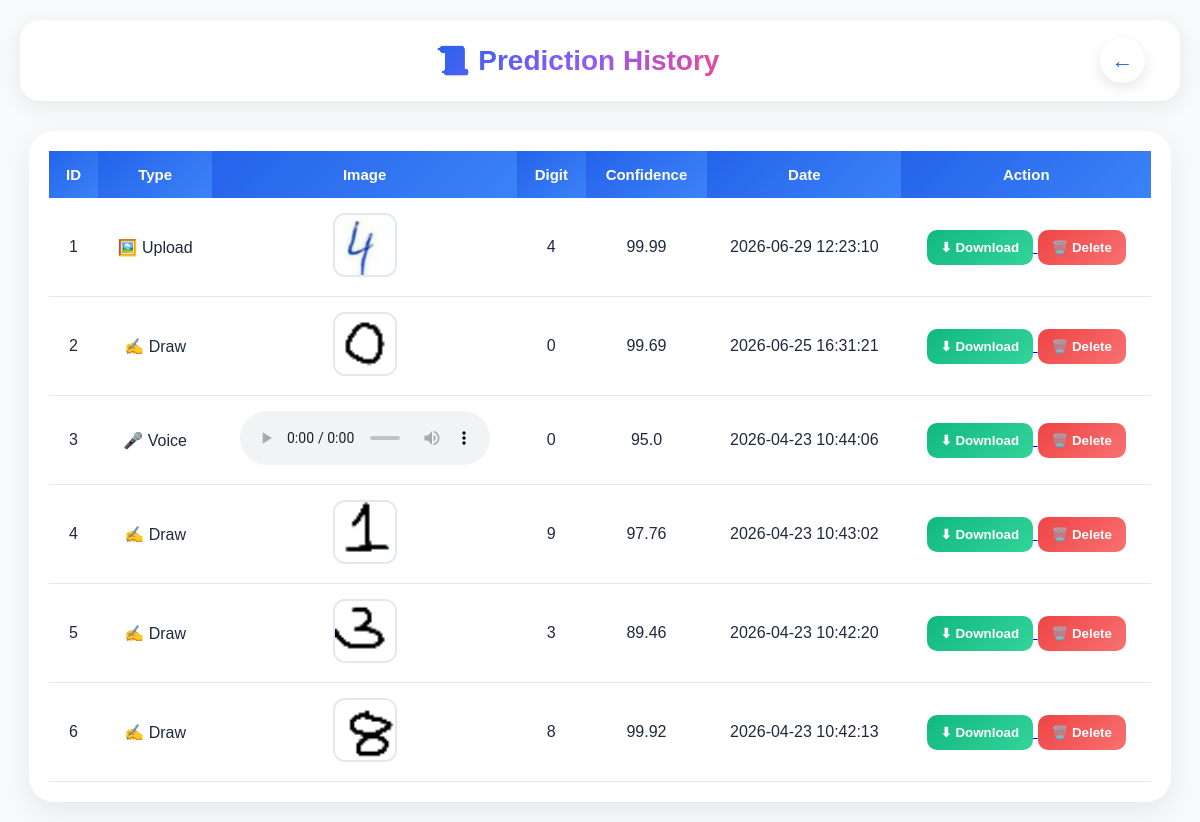
Screenshot of /history (signed in) with the database file from the repository.
### tables this page shows
CREATE TABLE predictions (
                id INTEGER PRIMARY KEY AUTOINCREMENT,
                user_id INTEGER NOT NULL,
                prediction_type TEXT NOT NULL,
                image_path TEXT,
                predicted_digit INTEGER NOT NULL,
                confidence REAL NOT NULL,
                created_at TIMESTAMP DEFAULT CURRENT_TIMESTAMP,
                FOREIGN KEY (user_id) REFERENCES users (id) ON DELETE CASCADE
            );

### app.py (the view)
@app.route('/history')
def history():
    if 'user_id' not in session:
        return redirect('/login_page')
    db = get_db()
    cursor = db.cursor()
    cursor.execute("SELECT * FROM predictions WHERE user_id = ? ORDER BY id DESC", (session['user_id'],))
    data = cursor.fetchall()
    return render_template("user/history.html", data=data)

### app.py (called while the page is built)
@app.after_request
def prevent_cache_for_authenticated_pages(response):
    is_user_authenticated = 'user_id' in session
    is_admin_authenticated = 'admin_username' in session
    if is_user_authenticated or is_admin_authenticated:
        response.headers['Cache-Control'] = 'no-cache, no-store, must-revalidate, max-age=0, private'
        response.headers['Pragma'] = 'no-cache'
        response.headers['Expires'] = '0'
    return response

### backend/db.py (called while the page is built)
def get_db():
    conn = sqlite3.connect(DB_PATH)
    conn.row_factory = sqlite3.Row
    return conn

### templates/user/history.html (shortened to what this page needs)
<!DOCTYPE html>
<html>
<head>
</head>
<body>
<div class="navbar">
    <div class="logo">📜 Prediction History</div>
    <a href="/dashboard" class="back-icon">
    ←
</a>
</div>
<div class="table-container">
{% if data %}
<table>
    <tr>
        <th>ID</th>
        <th>Type</th>
        <th>Image</th>
        <th>Digit</th>
        <th>Confidence</th>
        <th>Date</th>
        <th>Action</th>
    </tr>
    {% for row in data %}
    <tr>
    <td>{{ loop.index }}</td>
    <td>
        {% if row.prediction_type == 'upload' %}
            🖼️ Upload
        {% elif row.prediction_type == 'draw' %}
            ✍️ Draw
        {% elif row.prediction_type == 'voice' %}
            🎤 Voice
        {% else %}
            ❓ Unknown
        {% endif %}
    </td>
  <td>
{% if row.prediction_type == 'voice' and row.image_path %}
<audio controls style="width:250px;">
    <source src="/static/uploads/recording_2_converted.wav" type="audio/wav">
</audio>
{% elif row.image_path %}
    <img src="{{ url_for('static', filename='uploads/' + row.image_path.split('/')[-1]) }}">
{% else %}
    No File
{% endif %}
</td>
    <td>{{ row.predicted_digit }}</td>
    <td>{{ row.confidence }}</td>
    <td>{{ row.created_at }}</td>
<td>
    {% if row.image_path %}
        <a href="/download/{{ row.image_path.split('/')[-1] }}">
            <button class="btn download">⬇ Download</button>
        </a>
    {% endif %}
    <a href="/delete/{{ row.id }}">
        <button class="btn delete">🗑️ Delete</button>
    </a>
</td>
</tr>
    {% endfor %}
</table>
{% else %}
<div class="empty">
    😔 No Predictions Yet
</div>
{% endif %}
</div>
</body>
</html>

### templates/user/history.html (style rules this page uses)
body { margin:0; padding:20px; font-family:'Poppins',sans-serif; background:#f8fafc; color:#1e293b; }
.navbar { background:white; display:flex; justify-content:space-between; align-items:center; padding:18px 35px; border-radius:20px; box-shadow:0 5px 25px rgba(0,0,0,0.08); margin-bottom:30px; }
.logo { font-size:28px; font-weight:700; background:linear-gradient(135deg,#2563eb,#8b5cf6,#ec4899); -webkit-background-clip:text; -webkit-text-fill-color:transparent; }
.table-container { max-width:95%; margin:auto; overflow-x:auto; background:white; padding:20px; border-radius:25px; box-shadow:0 10px 30px rgba(0,0,0,0.08); }
table { width:100%; border-collapse:collapse; min-width:800px; }
th { background:linear-gradient(135deg,#2563eb,#3b82f6); color:white; padding:15px; font-size:15px; }
td { padding:15px; text-align:center; border-bottom:1px solid #e2e8f0; }
img { width:60px; height:60px; border-radius:12px; object-fit:cover; border:2px solid #e2e8f0; }
audio { width:180px; }
.btn { border:none; padding:10px 14px; border-radius:10px; cursor:pointer; color:white; font-weight:600; transition:0.3s; }
.download { background:linear-gradient(135deg,#10b981,#34d399); }
.delete { background:linear-gradient(135deg,#ef4444,#f87171); }
.back-icon { width:45px; height:45px; display:flex; align-items:center; justify-content:center; border-radius:50%; background:white; color:#2563eb; text-decoration:none; font-size:22px; font-weight:bold; box-shadow:0 5px 15px rgba(0,0,0,0.1); transition:0.3s; }

### rows the page displays
predictions: prediction_type "🖼️ Upload", image_path (picture), predicted_digit "4", confidence "99.99", created_at "2026-06-29 12:23:10"
predictions: prediction_type "✍️ Draw", image_path (picture), predicted_digit "0", confidence "99.69", created_at "2026-06-25 16:31:21"
predictions: prediction_type "🎤 Voice", predicted_digit "0", confidence "95.0", created_at "2026-04-23 10:44:06"
predictions: prediction_type "✍️ Draw", image_path (picture), predicted_digit "9", confidence "97.76", created_at "2026-04-23 10:43:02"
predictions: prediction_type "✍️ Draw", image_path (picture), predicted_digit "3", confidence "89.46", created_at "2026-04-23 10:42:20"
predictions: prediction_type "✍️ Draw", image_path (picture), predicted_digit "8", confidence "99.92", created_at "2026-04-23 10:42:13"
